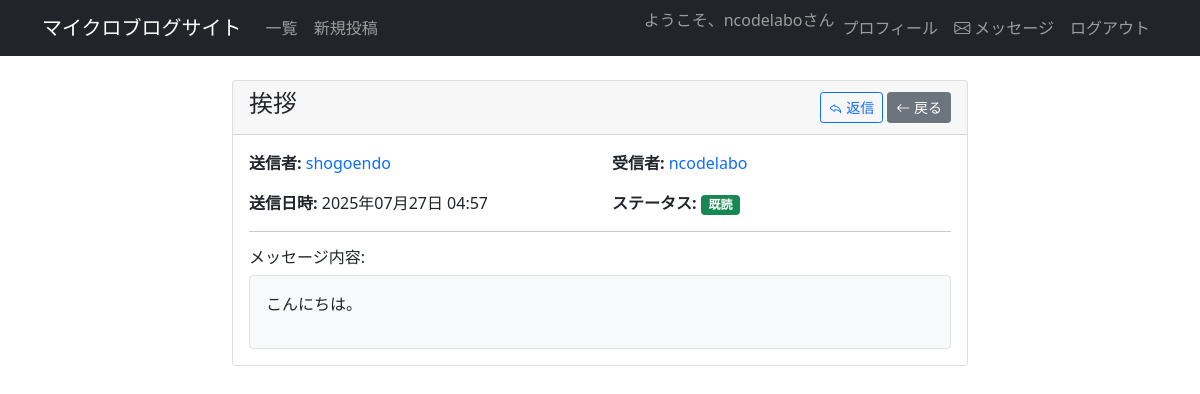
Page /message/2/ (signed in) on the committed database.
### reviewpost/models.py (models this page shows, shortened)
class Message(models.Model):
    sender = models.ForeignKey(User, on_delete=models.CASCADE, related_name='sent_messages')
    recipient = models.ForeignKey(User, on_delete=models.CASCADE, related_name='received_messages')
    subject = models.CharField(max_length=200)
    content = models.TextField()
    created_at = models.DateTimeField(auto_now_add=True)
    is_read = models.BooleanField(default=False)
    class Meta:
        ordering = ['-created_at']

### reviewpost/views.py (the view)
# urls.py: path('message/<int:message_id>/', message_detailview, name='message_detail'),
@login_required(login_url='/login')
def message_detailview(request, message_id):
    message = get_object_or_404(Message, id=message_id)
    if message.recipient != request.user and message.sender != request.user:
        return redirect('inbox')
    if message.recipient == request.user and not message.is_read:
        message.is_read = True
        message.save()
    return render(request, 'message_detail.html', {'message': message})

### templates/message_detail.html
{% extends 'base.html' %}
{% block content %}
<div class="container mt-4">
    <div class="row justify-content-center">
        <div class="col-md-8">
            <div class="card">
                <div class="card-header">
                    <div class="d-flex justify-content-between align-items-center">
                        <h4>{{ message.subject }}</h4>
                        <div>
                            <a href="{% url 'send_message_to_user' message.sender.username %}" class="btn btn-sm btn-outline-primary">
                                <i class="bi bi-reply"></i> 返信
                            </a>
                            <a href="{% url 'inbox' %}" class="btn btn-sm btn-secondary">
                                <i class="bi bi-arrow-left"></i> 戻る
                            </a>
                        </div>
                    </div>
                </div>
                <div class="card-body">
                    <div class="row mb-3">
                        <div class="col-md-6">
                            <strong>送信者:</strong>
                            <a href="{% url 'profile' message.sender.username %}" class="text-decoration-none">
                                {{ message.sender.username }}
                            </a>
                        </div>
                        <div class="col-md-6">
                            <strong>受信者:</strong>
                            <a href="{% url 'profile' message.recipient.username %}" class="text-decoration-none">
                                {{ message.recipient.username }}
                            </a>
                        </div>
                    </div>
                    <div class="row mb-3">
                        <div class="col-md-6">
                            <strong>送信日時:</strong> {{ message.created_at|date:"Y年m月d日 H:i" }}
                        </div>
                        <div class="col-md-6">
                            <strong>ステータス:</strong>
                            {% if message.is_read %}
                                <span class="badge bg-success">既読</span>
                            {% else %}
                                <span class="badge bg-warning">未読</span>
                            {% endif %}
                        </div>
                    </div>
                    <hr>
                    <div class="message-content">
                        <h6>メッセージ内容:</h6>
                        <div class="border rounded p-3 bg-light">
                            {{ message.content|linebreaks }}
                        </div>
                    </div>
                </div>
            </div>
        </div>
    </div>
</div>
{% endblock content %}

### templates/base.html (shortened to what this page needs)
<!DOCTYPE html>
<html lang="ja">
<head>
    <link href="https://cdn.jsdelivr.net/npm/bootstrap@5.0.2/dist/css/bootstrap.min.css" rel="stylesheet">
    <link rel="stylesheet" href="https://cdn.jsdelivr.net/npm/bootstrap-icons@1.7.2/font/bootstrap-icons.css">
</head>
<body>
    <nav class="navbar navbar-expand-lg navbar-dark bg-dark">
        <div class="container">
            <a class="navbar-brand" href="{% url 'list' %}">マイクロブログサイト</a>
            <div class="collapse navbar-collapse" id="navbarNav">
                <ul class="navbar-nav me-auto">
                    <li class="nav-item">
                        <a class="nav-link" href="{% url 'list' %}">一覧</a>
                    </li>
                    <li class="nav-item">
                        <a class="nav-link" href="{% url 'create' %}">新規投稿</a>
                    </li>
                </ul>
                <ul class="navbar-nav">
                    {% if user.is_authenticated %}
                        <li class="nav-item">
                            <span class="navbar-text">ようこそ、{{ user.username }}さん</span>
                        </li>
                        <li class="nav-item">
                            <a class="nav-link" href="{% url 'profile' user.username %}">プロフィール</a>
                        </li>
                        <li class="nav-item">
                            <a class="nav-link" href="{% url 'inbox' %}">
                                <i class="bi bi-envelope"></i> メッセージ
                            </a>
                        </li>
                        <li class="nav-item">
                            <a class="nav-link" href="{% url 'logout' %}">ログアウト</a>
                        </li>
                    {% endif %}
                </ul>
            </div>
        </div>
    </nav>
    {% block content %}
    {% endblock content %}
</body>
</html>

### rows in the picture
Message: subject "挨拶", sender.username "shogoendo", recipient.username "ncodelabo", created_at "2025年07月27日 04:57", content "こんにちは。"

### other values in the picture
{{ user.username }} "ncodelabo"
